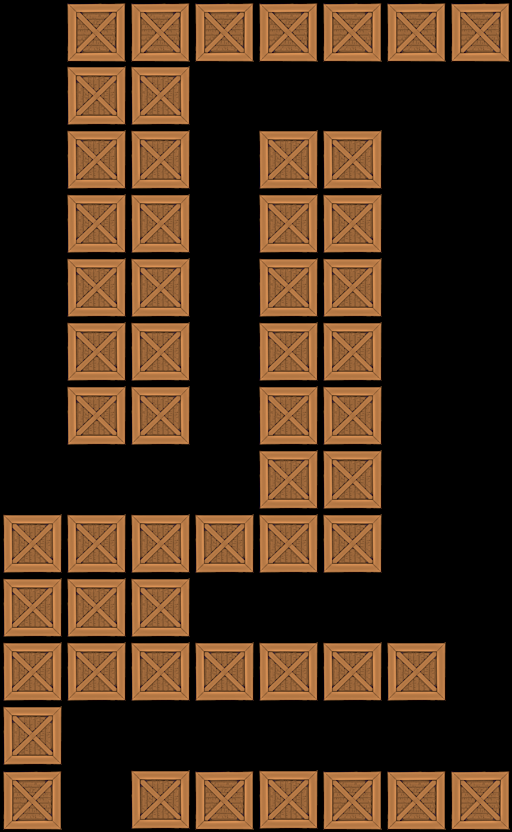

A level layout from a 2D game, rendered from its tile map. Below: a short description, then the map file with tile-grid data replaced by summaries:
An orthogonal 8x13 tile map with 64x64 px tiles, 1 tile layer (Tile Layer 1).

<map version="1.0" orientation="orthogonal" width="8" height="13" tilewidth="64" tileheight="64">
 <tileset firstgid="1" name="crate" tilewidth="64" tileheight="64">
  <image source="../../crate4.png" width="64" height="64" />
 </tileset>
 <layer name="Tile Layer 1" width="8" height="13">
  <data>[104 cells, 55 non-empty, 1 distinct tile ids]</data>
 </layer>
</map>
